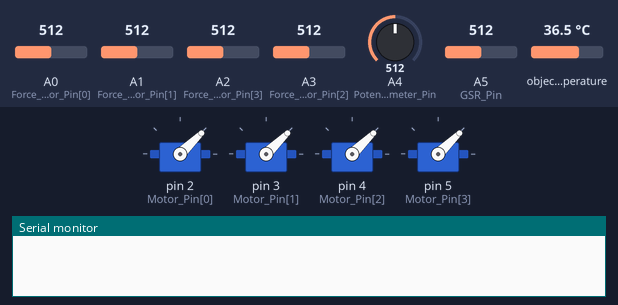
Simulated run of this sketch. Board: Arduino Uno, built for the host (arithmetic inside an expression is 32-bit, double 64-bit). Parts: 4 × servo, the last lines printed to the serial monitor. Inputs (shaded band) come from the test bench; at power-on: A0 (Force_Sensor_Pin[0]) = 512, A1 (Force_Sensor_Pin[1]) = 512, A4 (Potentiometer_Pin) = 512, A2 (Force_Sensor_Pin[3]) = 512, A3 (Force_Sensor_Pin[2]) = 512, A5 (GSR_Pin) = 512, object temperature 36.5 °C.

Above: at 3.4 s.
3.5 s: A0 (Force_Sensor_Pin[0]) set to 306
At 11.8 s:
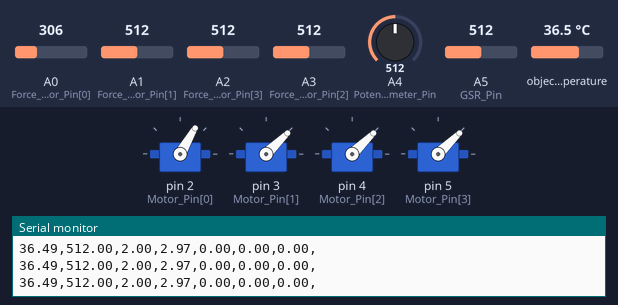
12.4 s: A1 (Force_Sensor_Pin[1]) set to 30
At 15.71 s:
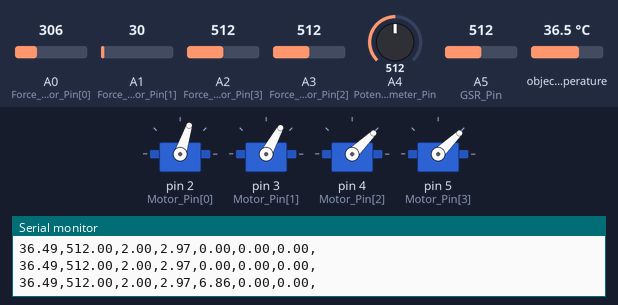
17.4 s: A4 (Potentiometer_Pin) set to 716
20.9 s: A2 (Force_Sensor_Pin[3]) set to 306
At 24.08 s:
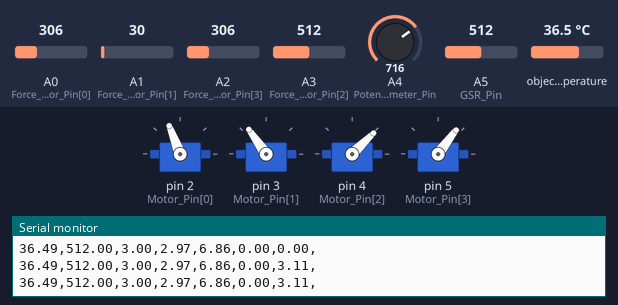
24.4 s: A3 (Force_Sensor_Pin[2]) set to 306
At 27.13 s:
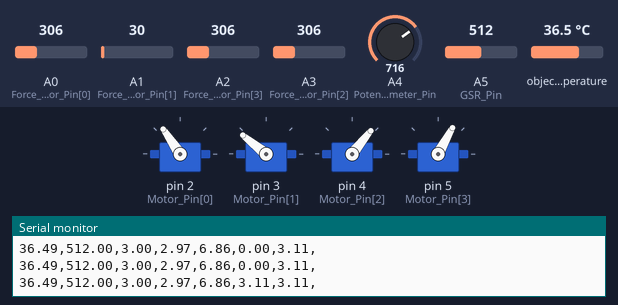
27.9 s: A4 (Potentiometer_Pin) set to 30
Timing chart, 0 to 36.0 s (numbered marks = the images above; inputs shaded):
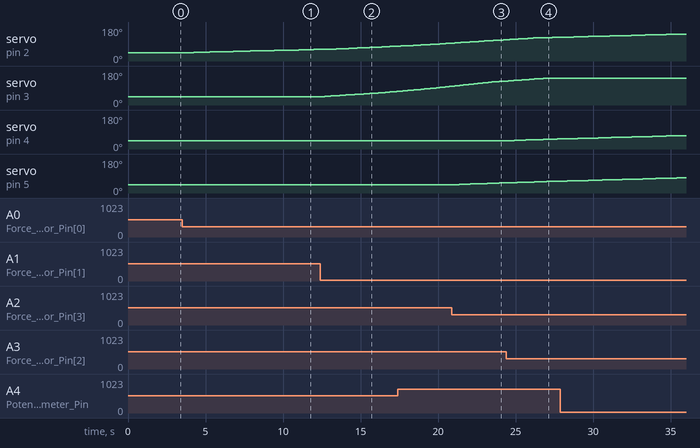

Measured:
- after the input at 3.5 s, servo on pin 2 (Motor_Pin[0]): moves from 44° to 61° over 8.3 s, starting after 0.18 s
- after the input at 12.4 s, servo on pin 3 (Motor_Pin[1]): moves from 44° to 72° over 4.8 s, starting after 0.09 s
- after the input at 20.9 s, servo on pin 5 (Motor_Pin[3]): moves from 44° to 54° over 3.4 s, starting after 0.10 s
- after the input at 24.4 s, servo on pin 4 (Motor_Pin[2]): moves from 44° to 53° over 3.2 s, starting after 0.14 s

The sketch:

Arduino_Exo_Finger_Code_-_Copy.ino
```cpp
#include <Servo.h>
#include <math.h>
//#include <Filters.h>
#include "Wire.h"
#include "Adafruit_MLX90614.h"

#define MAX_LENGTH 0.05          // [m] Maximum stroke of the motors
#define MAX_VEL 0.2              // [m/s] Maximum velocity of the motors
#define MAX_ACC 0.5              // [m/s^2] Maximum acceleration of the motors
#define MIN_SIGNAL_DURATION 1000 // [microseconds]
#define MAX_SIGNAL_OFFSET 1000   // [microseconds]

// Physical contraints //
double mass = 5;                 // [kg]  Virtual mass of the admittance control scheme
double damping = 1000.0;            // [N*s/m] Virtual damping of the admittance control scheme
double g = 0.00981;              // [N/g] Gravity

float MIN_RANGE = 0;             // Minimum positon of the motors (can be modified from Unity3D)
float MAX_RANGE = 0.05 ;           //[m] Max positon of the motors is 50mm when full extended P 16-12-50-64-12-P (can be modified from Unity3D)
float MAX_FORCE = 0;             // Maximum force of the motors (can be modified from Unity3D)

// Pins on the Arduino //
int Motor_Pin[4] = {2,3,4,5};                           // Arduino Pins for the motors
int Force_Sensor_Pin[4] = {A0, A1, A3, A2};             // Arduino Pins for the force sensors
int Potentiometer_Pin = A4;           // The analog input pin reading the linear potentiometer
int GSR_Pin = A5;                     // The analog input pin reading the GSR sensor

// Motor and force varibles //
struct s_Kinetics                // Struct that stores kinetic data of every joint
{
  double x = 0;                  // [m] Position
  double dx = 0;                 // [m/s] Velocity
  double ddx = 0;                // [m/s^2] Acceleration
};

struct s_Assistive_Force         // Struct that stores information about the assistive force
{
  double Force_Level = 0;        // [N] Current force level
  double Direction = 0.5;        // [] Direction flag of the assistive force
  double Threshold_Position = 0.2*(MAX_RANGE-MIN_RANGE); // [] Relative threshold position from lower and upper end of the range of the motor
};

struct s_Assistive_Force Assistive_Force[4];            // Assistive forces for all joints
struct s_Kinetics Kinetics[4];                          // Kinetic parameters for all joints
Servo Motor[4];                                         // Handle to the motors
double Offset_Force_Sensor[4] = {689, 671, 598, 632};   // Measured offsets of the force sensors
double Calib_Force_Sensor[4] = {-1.47, -1.45, -1.54, -1.54}; // Measured calibration factors of the force sensors
double Force_Force_Sensor[4];                           // Measured force from the force sensors

// Sensor box variables //
float fMAX_Assistance_Force = 0;       // [N] Maximum assistance force, set by the potentiometer
float fGSR_Value = 0;                 // [] Value of the GSR
int sensorValue=0;
float fTemperature_Value = 0;         // [C] Measured Temperature

// Communication variables //
float timestep = 0;                   // [s] Time for one iteration of the main loop
float feedbackFreq = 1;               // [1/s] Data is sent to the PC this many times per seconds; Unity reads once per second
float feedbackTime = 0;               // [s] Time since the last feedback was sent to the PC
double start = 0;                     // [s] Measures the time instant for the start of each iteration
double stp = 0;                       // [s] Measures the time instand for the end of each iteration
String outString;                     // [] The string to be sent to the PC
String printout;                      // [] The string to be sent to the Console

Adafruit_MLX90614 mlx;                // Set up IR Thermometer

// SETUP ROUTINE //
void setup() {
  Serial.begin(9600);                 // Start Serial Communication and set Analog reference
  mlx.begin();                        // Start IR Thermometer readouts
  analogReference(INTERNAL2V56);      // Set the internal reference of the Arduino to 2.56V (necessary for the force sensors)
  //setValues();                        // Obtain Settings for all the joints from Unity3D

  //Attach servos
  for(int iJoints = 0; iJoints<4; iJoints++){
    Motor[iJoints].attach(Motor_Pin[iJoints]);
    Motor[iJoints].writeMicroseconds(1000);
  }

  // Calculate offset of force sensors
  for(int i=0;i<5000;i++){
      for(int iJoints = 0; iJoints<4; iJoints++){
        Offset_Force_Sensor[iJoints] += analogRead(Force_Sensor_Pin[iJoints]);
      }
  }

  // Take the mean value of the previous measurements to obtain an adequate offset for the force sensors
  for(int iJoints = 0; iJoints<4; iJoints++){
    Offset_Force_Sensor[iJoints] /= 5000;
  }
}

//// MAIN LOOP ////
void loop() {
  timestep = (stp-start)/1000000; // [s] Calculate the timestep for the last iteration
  feedbackTime += timestep;       // [s]Sum up the time since the last time data was sent to the PC
  start = micros();               // [mus] Measure the current time

    // Read force sensors
    for(int iJoints = 0; iJoints<4; iJoints++){
      Force_Force_Sensor[iJoints] = (analogRead(Force_Sensor_Pin[iJoints])
                                    - Offset_Force_Sensor[iJoints]) * Calib_Force_Sensor[iJoints] * g;
    }

//    // Generate an assistive force; here, the force is the same for each finger
//    Generate_Assistive_Force(Kinetics[0].x, Kinetics[1].x, 0);
//    Assistive_Force[1] = Assistive_Force[0];
//    Generate_Assistive_Force(Kinetics[2].x, Kinetics[3].x, 2);
//    Assistive_Force[3] = Assistive_Force[2];

  // Generate an assistive force; here, the force is the same for each finger
      Generate_Assistive_Force(Kinetics[0].x, 0);
      Generate_Assistive_Force(Kinetics[1].x, 1);
      Generate_Assistive_Force(Kinetics[2].x, 2);
      Generate_Assistive_Force(Kinetics[3].x, 3);

    // Run the admittance control scheme; here, the forces on one finger are added up, which makes the motors move synchron
   // Admittance_Control(Force_Force_Sensor[0] + Force_Force_Sensor[1], Assistive_Force[0].Force_Level, 0);
   // Admittance_Control(Force_Force_Sensor[0] + Force_Force_Sensor[1], Assistive_Force[1].Force_Level, 1);
    Admittance_Control(Force_Force_Sensor[0] , Assistive_Force[0].Force_Level, 0);
    Admittance_Control(Force_Force_Sensor[1], Assistive_Force[1].Force_Level, 1);
   //   Admittance_Control(Force_Force_Sensor[2] + Force_Force_Sensor[3], Assistive_Force[2].Force_Level, 2);
   //   Admittance_Control(Force_Force_Sensor[2] + Force_Force_Sensor[3], Assistive_Force[3].Force_Level, 3);
        Admittance_Control(Force_Force_Sensor[2], Assistive_Force[2].Force_Level, 2);
    Admittance_Control(Force_Force_Sensor[3], Assistive_Force[3].Force_Level, 3);
    // Whenever Feedbacktime = 1/FeedbackFrequency read the sensor box and send data to the PC
    if (feedbackTime>(1/feedbackFreq)){
      readSensorBox();          // Read the sensors from the sensor box
      outputData();             // Send data for Unity
      //Print_Data2Console();     // Print the data to console

      feedbackTime = 0;
    }

  stp = micros();               // Measure the current time
}

// FUNCTION : Reads the sensors from the sensor box
void readSensorBox(){
      fTemperature_Value = mlx.readObjectTempC();                 // Temperature
      fMAX_Assistance_Force = analogRead(Potentiometer_Pin)/200;  // Assistance Force / Potentiometer  changed from 100 to 200 so F assistive max is 5N


      //fGSR_Value = analogRead(GSR_Pin);                           // GSR
        long sum=0;
        for(int i=0;i<10;i++)           //Average the 10 measurements to remove the glitch
        {
        sensorValue=analogRead(GSR_Pin);
        sum += sensorValue;
        }
   fGSR_Value = sum/10;
   //fGSR_Value = ((1024+2*(fGSR_Value-(992-512)))*10000)/(512-(fGSR_Value-(992-512)));
}
//Human Resistance = ((1024+2*Serial_Port_Reading)*10000)/(512-Serial_Port_Reading),
//unit is ohm, Serial_Port_Reading is the value display on Serial Port(between 0~1023)

// FUNCTION : Runs an admittance control scheme and sets the respective motor position
void Admittance_Control(double Force_Sensor, double Assistive_Force, int num)
{double Force;
    // Admittance control basic equation: F = m*ddx + d*dx
    if(Force_Sensor<1.3) {
      Force=Force_Sensor;//0;
      } else {
        Force=Force_Sensor;
        }

    Kinetics[num].ddx = 1/mass * (Force + Assistive_Force - damping * Kinetics[num].dx);

    // Delimit the acceleration
    if(Kinetics[num].ddx < -MAX_ACC) Kinetics[num].ddx = -MAX_ACC;
    if(Kinetics[num].ddx > MAX_ACC) Kinetics[num].ddx = MAX_ACC;

    // Then, the obtained acceleration ddx has to be integrated twice in order to obtain x.
    Kinetics[num].dx += Kinetics[num].ddx * timestep;

    // Delimit the velocity
    if(Kinetics[num].dx < -MAX_VEL) Kinetics[num].dx = -MAX_VEL;
    if(Kinetics[num].dx > MAX_VEL) Kinetics[num].dx = MAX_VEL;

    Kinetics[num].x = Kinetics[num].x + Kinetics[num].dx * timestep + 0.5 * Kinetics[num].ddx * timestep * timestep;

    // Delimit the positon
    if(Kinetics[num].x < MIN_RANGE) Kinetics[num].x = MIN_RANGE;
    if(Kinetics[num].x > MAX_RANGE) Kinetics[num].x = MAX_RANGE;

    Motor[num].writeMicroseconds( Kinetics[num].x / MAX_LENGTH * MAX_SIGNAL_OFFSET + MIN_SIGNAL_DURATION);
}

// FUNCTION : Generates an assistive force, when position thresholds are reached by the operator of the exoskeleton
//void Generate_Assistive_Force(double x_a, double x_b, int num)
//{
//     if( (x_a > Assistive_Force[num].Threshold_Position * MAX_RANGE || x_b > Assistive_Force[num].Threshold_Position * MAX_RANGE) && Assistive_Force[num].Direction == 0.5 )
//        Assistive_Force[num].Direction = 1;
//
//     if( (x_a < (1-Assistive_Force[num].Threshold_Position) * MAX_RANGE || x_b < (1-Assistive_Force[num].Threshold_Position) * MAX_RANGE) && Assistive_Force[num].Direction == -0.5 )
//        Assistive_Force[num].Direction = -1;
//
//     if(x_a == MAX_RANGE && x_b == MAX_RANGE && Assistive_Force[num].Direction == 1)
//        Assistive_Force[num].Direction = -0.5;
//
//     if (x_a == MIN_RANGE && x_b == MAX_RANGE && Assistive_Force[num].Direction == -1)
//        Assistive_Force[num].Direction = 0.5;
void Generate_Assistive_Force(double x_a, int num)
{
     if( x_a > (MIN_RANGE+Assistive_Force[num].Threshold_Position) && Assistive_Force[num].Direction == 0.5 )
        Assistive_Force[num].Direction = 1;

     if( x_a < (MAX_RANGE-Assistive_Force[num].Threshold_Position) && Assistive_Force[num].Direction == -0.5 )
        Assistive_Force[num].Direction = -1;

     if(x_a > (MAX_RANGE-Assistive_Force[num].Threshold_Position) && Assistive_Force[num].Direction == 1)
        Assistive_Force[num].Direction = -0.5;

     if (x_a < (MIN_RANGE+Assistive_Force[num].Threshold_Position) && Assistive_Force[num].Direction == -1)
        Assistive_Force[num].Direction = 0.5;

     if(Assistive_Force[num].Force_Level < fMAX_Assistance_Force  && Assistive_Force[num].Direction ==  1)
        Assistive_Force[num].Force_Level = fMAX_Assistance_Force;//Assistive_Force[num].Force_Level + 0.001;

     if(Assistive_Force[num].Force_Level > -fMAX_Assistance_Force && Assistive_Force[num].Direction == -1)
        Assistive_Force[num].Force_Level = -fMAX_Assistance_Force;//Assistive_Force[num].Force_Level - 0.001;

     if(Assistive_Force[num].Direction == 0.5 || Assistive_Force[num].Direction == -0.5)
        Assistive_Force[num].Force_Level = 0;
}

// FUNCTION : After starting the serial connection all the settings are read in from Unity3D
void setValues(){

  while(Serial.available()<=0){}      // Wait for the serial connection to become available

  // Read general Settings
  feedbackFreq = Serial.parseFloat();
  MIN_RANGE = Serial.parseFloat();
  MAX_RANGE = Serial.parseFloat();
  MAX_FORCE = Serial.parseFloat();

  //Serial.flush();
}

// FUNCTION : Extends the string to be sent via the serial port
void addOutString(float inp){
  String addString = String(inp);
  addString = String(addString + ",");
  outString = String(outString + addString);
}

// FUNCTION : Sends data via the serial port
void outputData(){
  addOutString(fTemperature_Value);
  addOutString(fGSR_Value);
  addOutString(fMAX_Assistance_Force);
  //addOutString(5);
  for(int iJoints = 0; iJoints<4; iJoints++){
    addOutString(Force_Force_Sensor[iJoints]);
  }
  printout = String();
  printout = fTemperature_Value;
  printout += ",";
  printout += fGSR_Value;
  printout += ",";
  printout += fMAX_Assistance_Force;
  printout += ",";
  printout += Force_Force_Sensor[0];
  printout += ",";
  printout += Force_Force_Sensor[1];
  printout += ",";
  printout += Force_Force_Sensor[2];
  printout += ",";
  printout += Force_Force_Sensor[3];
  printout += ",";
  Serial.flush();
  Serial.println(printout);
  //Serial.println(outString);
  //outString = "";
}

// FUNCTION : Prints data to console
void Print_Data2Console()
{
    printout = "F1[N]: ";
    printout += Force_Force_Sensor[0];
    printout += " , F2[N]: ";
    printout += Force_Force_Sensor[1];
  //  printout += " , F3: ";
  //  printout += Force_Force_Sensor[2];
  //  printout += " , F4: ";
  //  printout += Force_Force_Sensor[3];
    printout += " , FAssist[N] :";
    printout += Assistive_Force[0].Force_Level;
    printout += ", FassDir:"; //throw out later
    printout += Assistive_Force[0].Direction; // throw out later
  //  printout += " , GSR:";
  //  printout += fGSR_Value;
  //  printout += " , T[C]:";
  //  printout += fTemperature_Value;
    printout += " , dt[ms]:";
    printout += timestep * 1000;
    printout += " , tloop[ms] ";
    printout += feedbackTime;
   // printout += " , Acc:";
   //printout += Kinetics[0].ddx;
   // printout += ", Vel:";
   // printout += Kinetics[0].dx;
    printout += ", X[mm]:"; //throw out later
    printout += Kinetics[0].x*100; // throw out later
    Serial.flush(); // test put in if the code still crashes after a few minutes.
    Serial.println(printout);
}
```
